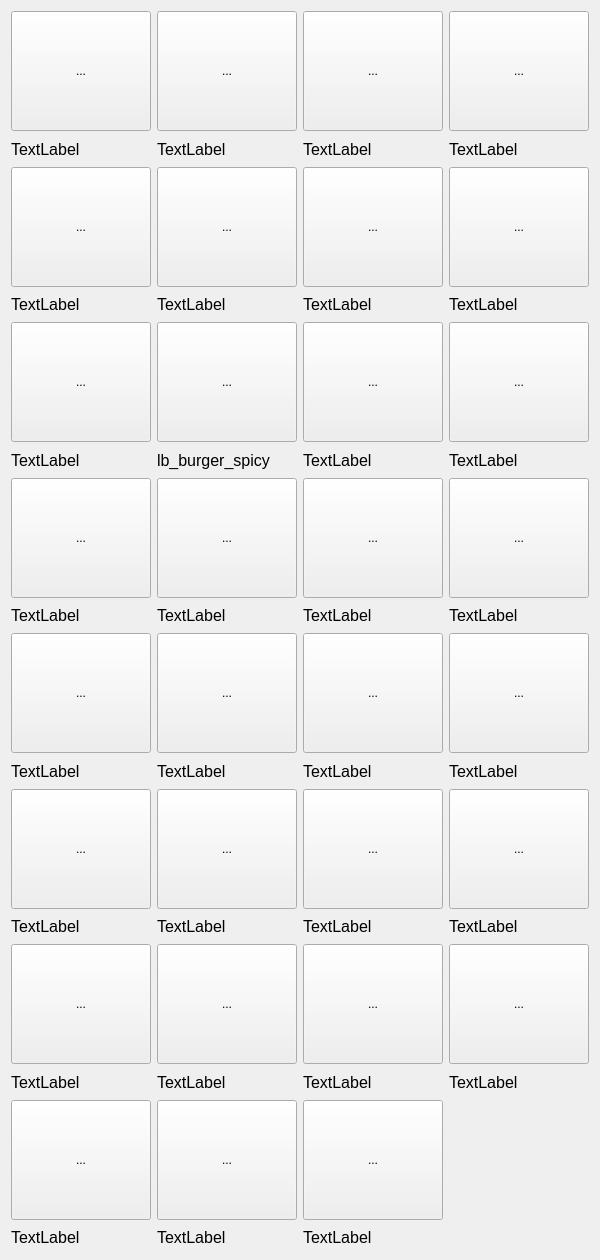
         <widget class="QWidget" name="menuGrid">
          <property name="geometry">
           <rect>
            <x>0</x>
            <y>0</y>
            <width>598</width>
            <height>1260</height>
           </rect>
          </property>
          <layout class="QGridLayout" name="gridLayout">
           <item row="7" column="1">
            <widget class="QToolButton" name="btn_spaghetti_carbonara">
             <property name="minimumSize">
              <size>
               <width>140</width>
               <height>120</height>
              </size>
             </property>
             <property name="maximumSize">
              <size>
               <width>140</width>
               <height>120</height>
              </size>
             </property>
             <property name="text">
              <string>...</string>
             </property>
             <property name="toolButtonStyle">
              <enum>Qt::ToolButtonStyle::ToolButtonIconOnly</enum>
             </property>
            </widget>
           </item>
           <item row="13" column="1">
            <widget class="QToolButton" name="btn_lemontea">
             <property name="minimumSize">
              <size>
               <width>140</width>
               <height>120</height>
              </size>
             </property>
             <property name="maximumSize">
              <size>
               <width>140</width>
               <height>120</height>
              </size>
             </property>
             <property name="text">
              <string>...</string>
             </property>
             <property name="toolButtonStyle">
              <enum>Qt::ToolButtonStyle::ToolButtonIconOnly</enum>
             </property>
            </widget>
           </item>
           <item row="10" column="0">
            <widget class="QLabel" name="lb_salad_apple">
             <property name="font">
              <font>
               <pointsize>12</pointsize>
              </font>
             </property>
             <property name="text">
              <string>TextLabel</string>
             </property>
            </widget>
           </item>
           <item row="15" column="0">
            <widget class="QToolButton" name="btn_passionfruit">
             <property name="minimumSize">
              <size>
               <width>140</width>
               <height>120</height>
              </size>
             </property>
             <property name="maximumSize">
              <size>
               <width>140</width>
               <height>120</height>
              </size>
             </property>
             <property name="text">
              <string>...</string>
             </property>
             <property name="toolButtonStyle">
              <enum>Qt::ToolButtonStyle::ToolButtonIconOnly</enum>
             </property>
            </widget>
           </item>
           <item row="9" column="0">
            <widget class="QToolButton" name="btn_salad_apple">
             <property name="minimumSize">
              <size>
               <width>140</width>
               <height>120</height>
              </size>
             </property>
             <property name="maximumSize">
              <size>
               <width>140</width>
               <height>120</height>
              </size>
             </property>
             <property name="text">
              <string>...</string>
             </property>
             <property name="toolButtonStyle">
              <enum>Qt::ToolButtonStyle::ToolButtonIconOnly</enum>
             </property>
            </widget>
           </item>
           <item row="7" column="0">
            <widget class="QToolButton" name="btn_spaghetti_drunk">
             <property name="minimumSize">
              <size>
               <width>140</width>
               <height>120</height>
              </size>
             </property>
             <property name="maximumSize">
              <size>
               <width>140</width>
               <height>120</height>
              </size>
             </property>
             <property name="text">
              <string>...</string>
             </property>
             <property name="toolButtonStyle">
              <enum>Qt::ToolButtonStyle::ToolButtonIconOnly</enum>
             </property>
            </widget>
           </item>
           <item row="12" column="1">
            <widget class="QLabel" name="lb_onion">
             <property name="font">
              <font>
               <pointsize>12</pointsize>
              </font>
             </property>
             <property name="text">
              <string>TextLabel</string>
             </property>
            </widget>
           </item>
           <item row="12" column="3">
            <widget class="QLabel" name="lb_coke_glass">
             <property name="font">
              <font>
               <pointsize>12</pointsize>
              </font>
             </property>
             <property name="text">
              <string>TextLabel</string>
             </property>
            </widget>
           </item>
           <item row="14" column="1">
            <widget class="QLabel" name="lb_lemontea">
             <property name="font">
              <font>
               <pointsize>12</pointsize>
              </font>
             </property>
             <property name="text">
              <string>TextLabel</string>
             </property>
            </widget>
           </item>
           <item row="14" column="0">
            <widget class="QLabel" name="lb_coke_jug">
             <property name="font">
              <font>
               <pointsize>12</pointsize>
              </font>
             </property>
             <property name="text">
              <string>TextLabel</string>
             </property>
            </widget>
           </item>
           <item row="15" column="1">
            <widget class="QToolButton" name="btn_water">
             <property name="minimumSize">
              <size>
               <width>140</width>
               <height>120</height>
              </size>
             </property>
             <property name="maximumSize">
              <size>
               <width>140</width>
               <height>120</height>
              </size>
             </property>
             <property name="text">
              <string>...</string>
             </property>
             <property name="toolButtonStyle">
              <enum>Qt::ToolButtonStyle::ToolButtonIconOnly</enum>
             </property>
            </widget>
           </item>
           <item row="5" column="1">
            <widget class="QToolButton" name="btn_burger_spicy">
             <property name="minimumSize">
              <size>
               <width>140</width>
               <height>120</height>
              </size>
             </property>
             <property name="maximumSize">
              <size>
               <width>140</width>
               <height>120</height>
              </size>
             </property>
             <property name="text">
              <string>...</string>
             </property>
             <property name="toolButtonStyle">
              <enum>Qt::ToolButtonStyle::ToolButtonIconOnly</enum>
             </property>
            </widget>
           </item>
           <item row="0" column="0">
            <widget class="QToolButton" name="btn_steak_garlic">
             <property name="minimumSize">
              <size>
               <width>140</width>
               <height>120</height>
              </size>
             </property>
             <property name="maximumSize">
              <size>
               <width>140</width>
               <height>120</height>
              </size>
             </property>
             <property name="styleSheet">
              <string notr="true"/>
             </property>
             <property name="text">
              <string>...</string>
             </property>
             <property name="iconSize">
              <size>
               <width>20</width>
               <height>20</height>
              </size>
             </property>
             <property name="checkable">
              <bool>false</bool>
             </property>
             <property name="toolButtonStyle">
              <enum>Qt::ToolButtonStyle::ToolButtonIconOnly</enum>
             </property>
             <property name="autoRaise">
              <bool>false</bool>
             </property>
             <property name="arrowType">
              <enum>Qt::ArrowType::NoArrow</enum>
             </property>
            </widget>
           </item>
           <item row="3" column="3">
            <widget class="QToolButton" name="btn_steak_friedfish">
             <property name="minimumSize">
              <size>
               <width>140</width>
               <height>120</height>
              </size>
             </property>
             <property name="maximumSize">
              <size>
               <width>140</width>
               <height>120</height>
              </size>
             </property>
             <property name="text">
              <string>...</string>
             </property>
             <property name="toolButtonStyle">
              <enum>Qt::ToolButtonStyle::ToolButtonIconOnly</enum>
             </property>
            </widget>
           </item>
           <item row="3" column="0">
            <widget class="QToolButton" name="btn_steak_teriyaki">
             <property name="minimumSize">
              <size>
               <width>140</width>
               <height>120</height>
              </size>
             </property>
             <property name="maximumSize">
              <size>
               <width>140</width>
               <height>120</height>
              </size>
             </property>
             <property name="text">
              <string>...</string>
             </property>
             <property name="toolButtonStyle">
              <enum>Qt::ToolButtonStyle::ToolButtonIconOnly</enum>
             </property>
            </widget>
           </item>
           <item row="15" column="2">
            <widget class="QToolButton" name="btn_ice">
             <property name="minimumSize">
              <size>
               <width>140</width>
               <height>120</height>
              </size>
             </property>
             <property name="maximumSize">
              <size>
               <width>140</width>
               <height>120</height>
              </size>
             </property>
             <property name="text">
              <string>...</string>
             </property>
             <property name="toolButtonStyle">
              <enum>Qt::ToolButtonStyle::ToolButtonIconOnly</enum>
             </property>
            </widget>
           </item>
           <item row="10" column="3">
            <widget class="QLabel" name="lb_bread">
             <property name="font">
              <font>
               <pointsize>12</pointsize>
              </font>
             </property>
             <property name="text">
              <string>TextLabel</string>
             </property>
            </widget>
           </item>
           <item row="11" column="2">
            <widget class="QToolButton" name="btn_spinach">
             <property name="minimumSize">
              <size>
               <width>140</width>
               <height>120</height>
              </size>
             </property>
             <property name="maximumSize">
              <size>
               <width>140</width>
               <height>120</height>
              </size>
             </property>
             <property name="text">
              <string>...</string>
             </property>
             <property name="toolButtonStyle">
              <enum>Qt::ToolButtonStyle::ToolButtonIconOnly</enum>
             </property>
            </widget>
           </item>
           <item row="14" column="2">
            <widget class="QLabel" name="lb_bluehawaiian">
             <property name="font">
              <font>
               <pointsize>12</pointsize>
              </font>
             </property>
             <property name="text">
              <string>TextLabel</string>
             </property>
            </widget>
           </item>
           <item row="8" column="1">
            <widget class="QLabel" name="lb_spaghetti_carbonara">
             <property name="font">
              <font>
               <pointsize>12</pointsize>
              </font>
             </property>
             <property name="text">
              <string>TextLabel</string>
             </property>
            </widget>
           </item>
           <item row="9" column="2">
            <widget class="QToolButton" name="btn_frenchfries">
             <property name="minimumSize">
              <size>
               <width>140</width>
               <height>120</height>
              </size>
             </property>
             <property name="maximumSize">
              <size>
               <width>140</width>
               <height>120</height>
              </size>
             </property>
             <property name="text">
              <string>...</string>
             </property>
             <property name="toolButtonStyle">
              <enum>Qt::ToolButtonStyle::ToolButtonIconOnly</enum>
             </property>
            </widget>
           </item>
           <item row="5" column="0">
            <widget class="QToolButton" name="btn_burger_bacon">
             <property name="minimumSize">
              <size>
               <width>140</width>
               <height>120</height>
              </size>
             </property>
             <property name="maximumSize">
              <size>
               <width>140</width>
               <height>120</height>
              </size>
             </property>
             <property name="text">
              <string>...</string>
             </property>
             <property name="toolButtonStyle">
              <enum>Qt::ToolButtonStyle::ToolButtonIconOnly</enum>
             </property>
            </widget>
           </item>
           <item row="6" column="2">
            <widget class="QLabel" name="lb_burger_fish">
             <property name="font">
              <font>
               <pointsize>12</pointsize>
              </font>
             </property>
             <property name="text">
              <string>TextLabel</string>
             </property>
            </widget>
           </item>
           <item row="13" column="3">
            <widget class="QToolButton" name="btn_redsoda">
             <property name="minimumSize">
              <size>
               <width>140</width>
               <height>120</height>
              </size>
             </property>
             <property name="maximumSize">
              <size>
               <width>140</width>
               <height>120</height>
              </size>
             </property>
             <property name="text">
              <string>...</string>
             </property>
             <property name="toolButtonStyle">
              <enum>Qt::ToolButtonStyle::ToolButtonIconOnly</enum>
             </property>
            </widget>
           </item>
           <item row="4" column="0">
            <widget class="QLabel" name="lb_steak_teriyaki">
             <property name="font">
              <font>
               <pointsize>12</pointsize>
              </font>
             </property>
             <property name="text">
              <string>TextLabel</string>
             </property>
            </widget>
           </item>
           <item row="9" column="1">
            <widget class="QToolButton" name="btn_salad_vegetable">
             <property name="minimumSize">
              <size>
               <width>140</width>
               <height>120</height>
              </size>
             </property>
             <property name="maximumSize">
              <size>
               <width>140</width>
               <height>120</height>
              </size>
             </property>
             <property name="text">
              <string>...</string>
             </property>
             <property name="toolButtonStyle">
              <enum>Qt::ToolButtonStyle::ToolButtonIconOnly</enum>
             </property>
            </widget>
           </item>
           <item row="11" column="1">
            <widget class="QToolButton" name="btn_onion">
             <property name="minimumSize">
              <size>
               <width>140</width>
               <height>120</height>
              </size>
             </property>
             <property name="maximumSize">
              <size>
               <width>140</width>
               <height>120</height>
              </size>
             </property>
             <property name="text">
              <string>...</string>
             </property>
             <property name="toolButtonStyle">
              <enum>Qt::ToolButtonStyle::ToolButtonIconOnly</enum>
             </property>
            </widget>
           </item>
           <item row="0" column="3">
            <widget class="QToolButton" name="btn_steak_spicy">
             <property name="minimumSize">
              <size>
               <width>140</width>
               <height>120</height>
              </size>
             </property>
             <property name="maximumSize">
              <size>
               <width>140</width>
               <height>120</height>
              </size>
             </property>
             <property name="text">
              <string>...</string>
             </property>
             <property name="toolButtonStyle">
              <enum>Qt::ToolButtonStyle::ToolButtonIconOnly</enum>
             </property>
            </widget>
           </item>
           <item row="4" column="2">
            <widget class="QLabel" name="lb_steak_grillfish">
             <property name="font">
              <font>
               <pointsize>12</pointsize>
              </font>
             </property>
             <property name="text">
              <string>TextLabel</string>
             </property>
            </widget>
           </item>
           <item row="2" column="1">
            <widget class="QLabel" name="lb_steak_pepper">
             <property name="font">
              <font>
               <pointsize>12</pointsize>
              </font>
             </property>
             <property name="text">
              <string>TextLabel</string>
             </property>
            </widget>
           </item>
           <item row="5" column="2">
            <widget class="QToolButton" name="btn_burger_fish">
             <property name="minimumSize">
              <size>
               <width>140</width>
               <height>120</height>
              </size>
             </property>
             <property name="maximumSize">
              <size>
               <width>140</width>
               <height>120</height>
              </size>
             </property>
             <property name="text">
              <string>...</string>
             </property>
             <property name="toolButtonStyle">
              <enum>Qt::ToolButtonStyle::ToolButtonIconOnly</enum>
             </property>
            </widget>
           </item>
           <item row="0" column="1">
            <widget class="QToolButton" name="btn_steak_pepper">
             <property name="minimumSize">
              <size>
               <width>140</width>
               <height>120</height>
              </size>
             </property>
             <property name="maximumSize">
              <size>
               <width>140</width>
               <height>120</height>
              </size>
             </property>
             <property name="text">
              <string>...</string>
             </property>
             <property name="toolButtonStyle">
              <enum>Qt::ToolButtonStyle::ToolButtonIconOnly</enum>
             </property>
            </widget>
           </item>
           <item row="10" column="2">
            <widget class="QLabel" name="lb_frenchfries">
             <property name="font">
              <font>
               <pointsize>12</pointsize>
              </font>
             </property>
             <property name="text">
              <string>TextLabel</string>
             </property>
            </widget>
           </item>
           <item row="13" column="0">
            <widget class="QToolButton" name="btn_coke_jug">
             <property name="minimumSize">
              <size>
               <width>140</width>
               <height>120</height>
              </size>
             </property>
             <property name="maximumSize">
              <size>
               <width>140</width>
               <height>120</height>
              </size>
             </property>
             <property name="text">
              <string>...</string>
             </property>
             <property name="toolButtonStyle">
              <enum>Qt::ToolButtonStyle::ToolButtonIconOnly</enum>
             </property>
            </widget>
           </item>
           <item row="3" column="1">
            <widget class="QToolButton" name="btn_steak_hamcheese">
             <property name="minimumSize">
              <size>
               <width>140</width>
               <height>120</height>
              </size>
             </property>
             <property name="maximumSize">
              <size>
               <width>140</width>
               <height>120</height>
              </size>
             </property>
             <property name="text">
              <string>...</string>
             </property>
             <property name="toolButtonStyle">
              <enum>Qt::ToolButtonStyle::ToolButtonIconOnly</enum>
             </property>
            </widget>
           </item>
           <item row="14" column="3">
            <widget class="QLabel" name="lb_redsoda">
             <property name="font">
              <font>
               <pointsize>12</pointsize>
              </font>
             </property>
             <property name="text">
              <string>TextLabel</string>
             </property>
            </widget>
           </item>
           <item row="2" column="2">
            <widget class="QLabel" name="lb_steak_porkchop">
             <property name="font">
              <font>
               <pointsize>12</pointsize>
              </font>
             </property>
             <property name="text">
              <string>TextLabel</string>
             </property>
            </widget>
           </item>
           <item row="6" column="0">
            <widget class="QLabel" name="lb_burger_bacon">
             <property name="font">
              <font>
               <pointsize>12</pointsize>
              </font>
             </property>
             <property name="text">
              <string>TextLabel</string>
             </property>
            </widget>
           </item>
           <item row="6" column="3">
            <widget class="QLabel" name="lb_burger_teriyaki">
             <property name="font">
              <font>
               <pointsize>12</pointsize>
              </font>
             </property>
             <property name="text">
              <string>TextLabel</string>
             </property>
            </widget>
           </item>
           <item row="7" column="2">
            <widget class="QToolButton" name="btn_spaghetti_tomyum">
             <property name="minimumSize">
              <size>
               <width>140</width>
               <height>120</height>
              </size>
             </property>
             <property name="maximumSize">
              <size>
               <width>140</width>
               <height>120</height>
              </size>
             </property>
             <property name="text">
              <string>...</string>
             </property>
             <property name="toolButtonStyle">
              <enum>Qt::ToolButtonStyle::ToolButtonIconOnly</enum>
             </property>
            </widget>
           </item>
           <item row="10" column="1">
            <widget class="QLabel" name="lb_salad_vegetable">
             <property name="font">
              <font>
               <pointsize>12</pointsize>
              </font>
             </property>
             <property name="text">
              <string>TextLabel</string>
             </property>
            </widget>
           </item>
           <item row="12" column="2">
            <widget class="QLabel" name="lb_spinach">
             <property name="font">
              <font>
               <pointsize>12</pointsize>
              </font>
             </property>
             <property name="text">
              <string>TextLabel</string>
             </property>
            </widget>
           </item>
           <item row="12" column="0">
            <widget class="QLabel" name="lb_potatoes">
             <property name="font">
              <font>
               <pointsize>12</pointsize>
              </font>
             </property>
             <property name="text">
              <string>TextLabel</string>
             </property>
            </widget>
           </item>
           <item row="5" column="3">
            <widget class="QToolButton" name="btn_burger_teriyaki">
             <property name="minimumSize">
              <size>
               <width>140</width>
               <height>120</height>
              </size>
             </property>
             <property name="maximumSize">
              <size>
               <width>140</width>
               <height>120</height>
              </size>
             </property>
             <property name="text">
              <string>...</string>
             </property>
             <property name="toolButtonStyle">
              <enum>Qt::ToolButtonStyle::ToolButtonIconOnly</enum>
             </property>
            </widget>
           </item>
           <item row="11" column="3">
            <widget class="QToolButton" name="btn_coke_glass">
             <property name="minimumSize">
              <size>
               <width>140</width>
               <height>120</height>
              </size>
             </property>
             <property name="maximumSize">
              <size>
               <width>140</width>
               <height>120</height>
              </size>
             </property>
             <property name="text">
              <string>...</string>
             </property>
             <property name="toolButtonStyle">
              <enum>Qt::ToolButtonStyle::ToolButtonIconOnly</enum>
             </property>
            </widget>
           </item>
           <item row="8" column="0">
            <widget class="QLabel" name="lb_spaghetti_drunk">
             <property name="font">
              <font>
               <pointsize>12</pointsize>
              </font>
             </property>
             <property name="text">
              <string>TextLabel</string>
             </property>
            </widget>
           </item>
           <item row="2" column="0">
            <widget class="QLabel" name="lb_steak_garlic">
             <property name="font">
              <font>
               <pointsize>12</pointsize>
              </font>
             </property>
             <property name="text">
              <string>TextLabel</string>
             </property>
            </widget>
           </item>
           <item row="2" column="3">
            <widget class="QLabel" name="lb_steak_spicy">
             <property name="font">
              <font>
               <pointsize>12</pointsize>
              </font>
             </property>
             <property name="text">
              <string>TextLabel</string>
             </property>
            </widget>
           </item>
           <item row="9" column="3">
            <widget class="QToolButton" name="btn_bread">
             <property name="minimumSize">
              <size>
               <width>140</width>
               <height>120</height>
              </size>
             </property>
             <property name="maximumSize">
              <size>
               <width>140</width>
               <height>120</height>
              </size>
             </property>
             <property name="text">
              <string>...</string>
             </property>
             <property name="toolButtonStyle">
              <enum>Qt::ToolButtonStyle::ToolButtonIconOnly</enum>
             </property>
            </widget>
           </item>
           <item row="7" column="3">
            <widget class="QToolButton" name="btn_salad_tuna">
             <property name="minimumSize">
              <size>
               <width>140</width>
               <height>120</height>
              </size>
             </property>
             <property name="maximumSize">
              <size>
               <width>140</width>
               <height>120</height>
              </size>
             </property>
             <property name="text">
              <string>...</string>
             </property>
             <property name="toolButtonStyle">
              <enum>Qt::ToolButtonStyle::ToolButtonIconOnly</enum>
             </property>
            </widget>
           </item>
           <item row="6" column="1">
            <widget class="QLabel" name="lb_burger_spicy">
             <property name="font">
              <font>
               <pointsize>12</pointsize>
              </font>
             </property>
             <property name="text">
              <string>lb_burger_spicy</string>
             </property>
            </widget>
           </item>
           <item row="8" column="2">
            <widget class="QLabel" name="lb_spaghetti_tomyum">
             <property name="font">
              <font>
               <pointsize>12</pointsize>
              </font>
             </property>
             <property name="text">
              <string>TextLabel</string>
             </property>
            </widget>
           </item>
           <item row="0" column="2">
            <widget class="QToolButton" name="btn_steak_porkchop">
             <property name="minimumSize">
              <size>
               <width>140</width>
               <height>120</height>
              </size>
             </property>
             <property name="maximumSize">
              <size>
               <width>140</width>
               <height>120</height>
              </size>
             </property>
             <property name="text">
              <string>...</string>
             </property>
             <property name="toolButtonStyle">
              <enum>Qt::ToolButtonStyle::ToolButtonIconOnly</enum>
             </property>
            </widget>
           </item>
           <item row="13" column="2">
            <widget class="QToolButton" name="btn_bluehawaiian">
             <property name="minimumSize">
              <size>
               <width>140</width>
               <height>120</height>
              </size>
             </property>
             <property name="maximumSize">
              <size>
               <width>140</width>
               <height>120</height>
              </size>
             </property>
             <property name="text">
              <string>...</string>
             </property>
             <property name="toolButtonStyle">
              <enum>Qt::ToolButtonStyle::ToolButtonIconOnly</enum>
             </property>
            </widget>
           </item>
           <item row="4" column="3">
            <widget class="QLabel" name="lb_steakfriedfish">
             <property name="font">
              <font>
               <pointsize>12</pointsize>
              </font>
             </property>
             <property name="text">
              <string>TextLabel</string>
             </property>
            </widget>
           </item>
           <item row="8" column="3">
            <widget class="QLabel" name="lb_salad_tuna">
             <property name="font">
              <font>
               <pointsize>12</pointsize>
              </font>
             </property>
             <property name="text">
              <string>TextLabel</string>
             </property>
            </widget>
           </item>
           <item row="3" column="2">
            <widget class="QToolButton" name="btn_steak_grillfish">
             <property name="minimumSize">
              <size>
               <width>140</width>
               <height>120</height>
              </size>
             </property>
             <property name="maximumSize">
              <size>
               <width>140</width>
               <height>120</height>
              </size>
             </property>
             <property name="text">
              <string>...</string>
             </property>
             <property name="toolButtonStyle">
              <enum>Qt::ToolButtonStyle::ToolButtonIconOnly</enum>
             </property>
            </widget>
           </item>
           <item row="11" column="0">
            <widget class="QToolButton" name="btn_potatoes">
             <property name="minimumSize">
              <size>
               <width>140</width>
               <height>120</height>
              </size>
             </property>
             <property name="maximumSize">
              <size>
               <width>140</width>
               <height>120</height>
              </size>
             </property>
             <property name="text">
              <string>...</string>
             </property>
             <property name="toolButtonStyle">
              <enum>Qt::ToolButtonStyle::ToolButtonIconOnly</enum>
             </property>
            </widget>
           </item>
           <item row="4" column="1">
            <widget class="QLabel" name="lb_steak_hamcheese">
             <property name="font">
              <font>
               <pointsize>12</pointsize>
              </font>
             </property>
             <property name="text">
              <string>TextLabel</string>
             </property>
            </widget>
           </item>
           <item row="16" column="0">
            <widget class="QLabel" name="lb_passionfruit">
             <property name="font">
              <font>
               <pointsize>12</pointsize>
              </font>
             </property>
             <property name="text">
              <string>TextLabel</string>
             </property>
            </widget>
           </item>
           <item row="16" column="1">
            <widget class="QLabel" name="lb_water">
             <property name="font">
              <font>
               <pointsize>12</pointsize>
              </font>
             </property>
             <property name="text">
              <string>TextLabel</string>
             </property>
            </widget>
           </item>
           <item row="16" column="2">
            <widget class="QLabel" name="lb_ice">
             <property name="font">
              <font>
               <pointsize>12</pointsize>
              </font>
             </property>
             <property name="text">
              <string>TextLabel</string>
             </property>
            </widget>
           </item>
          </layout>
         </widget>
